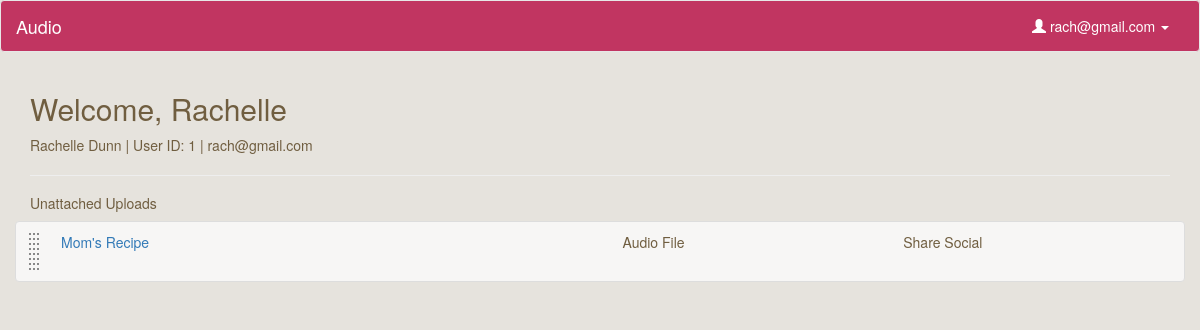
Before: /profile (signed in) with the older database file.
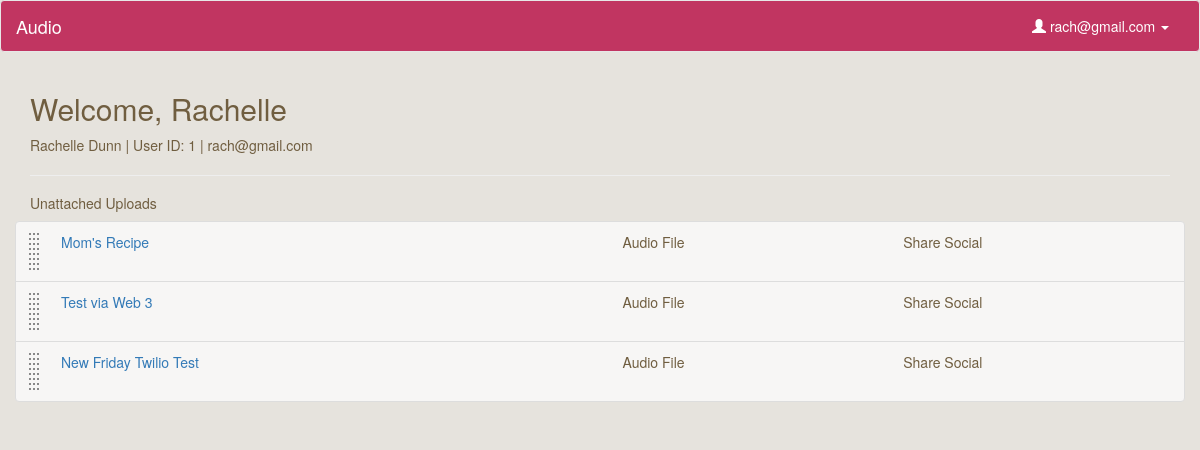
After: the same page with the newer database file.
### model.py (models this page shows, shortened)
class User(db.Model):
    __tablename__ = "Users"
    id = db.Column(db.Integer, autoincrement=True, primary_key=True)
    email = db.Column(db.String(100), nullable=False)
    password = db.Column(db.String(50), nullable=False)
    first_name = db.Column(db.String(50), nullable=False)
    last_name = db.Column(db.String(50), nullable=False)

class Upload(db.Model):
    __tablename__ = "Uploads"
    id = db.Column(db.Integer, autoincrement=True, primary_key=True)
    user_id = db.Column(db.Integer, db.ForeignKey('Users.id'), nullable=False)
    title = db.Column(db.String, nullable=False, default='Untitled')
    path = db.Column(db.String(50))
    mimetype = db.Column(db.String(50), default='wav') # wav, jpg, mp3
    datetime = db.Column(db.DateTime, default=db.func.now(), onupdate=db.func.now()) # set datetime to current timestamp
    transcript = db.Column(db.Text)
    user = db.relationship("User", backref=db.backref("uploads", order_by=id))

### server.py (the view)
@app.route('/profile')
def user_page():
	"""Show more information about the single user logged in."""
	if 'email' in session: # if logged in
		user_email = session['email']
		user = User.query.filter_by(email=user_email).first()
		user_uploads = user.uploads
		user_collections = user.collections
		user_cu = []
		for collection in user_collections:
			cu = collection.collectionsuploads
			for i in cu:
				user_cu.append(i.upload_id)
		singleuploads = []
		for i in user_uploads:
			if i.id not in user_cu:
				singleuploads.append(i)
		return render_template("profile.html", user=user, singleuploads=singleuploads)
	else:
		flash('You must be logged in to view files')
		return redirect('/login')

### templates/profile.html (shortened to what this page needs)
{% extends 'base.html' %}
{% block content %}
    <h2>Welcome, {{ user.first_name }}</h2>
    <p>{{ user.first_name }} {{ user.last_name }} | User ID: {{ user.id }} | {{ user.email }}</p>
    <hr>
    {% if singleuploads %}
    <h5>Unattached Uploads</h5>
    <div class="file-box">
        <ul class="list-group">
            {% for upload in singleuploads %}
                {% if upload.path %}
                    <li class="draggable upload list-group-item row" upload-id="{{ upload.id }}">
                        <div class="name col-sm-6"><a href="/listen/{{ upload.id }}">{{ upload.title }}</a></div>
                        <div class="type col-sm-3">Audio File</div>
                        <div class="share col-sm-3">Share Social</div>
                    </li>
                {% endif %}
            {% endfor %}
        </ul>
    </div>
    {% endif %}
{% endblock %}

### templates/base.html (shortened to what this page needs)
<!DOCTYPE html>
<html lang="en">
  <head>
    <link rel="stylesheet" href="https://maxcdn.bootstrapcdn.com/bootstrap/3.3.4/css/bootstrap.min.css">
    <link rel="stylesheet" href="/static/css/style.css"/>
    <link rel="stylesheet" href="https://ajax.googleapis.com/ajax/libs/jqueryui/1.11.4/themes/smoothness/jquery-ui.css">
  </head>
  <body>
    <nav class="navbar navbar-default">
      <div class="container-fluid">
        <div class="navbar-header">
          <a class="navbar-brand" href="/">Audio</a>
        </div>
        <div class="collapse navbar-collapse" id="bs-example-navbar-collapse-1">
          <ul class="nav navbar-nav navbar-right">
            {% if 'email' in session %}
              <li class="dropdown">
                <a href="#" class="dropdown-toggle" data-toggle="dropdown" role="button" aria-expanded="false"><span class="glyphicon glyphicon-user" aria-hidden="true"></span> {{ session['email'] }} <span class="caret"></span></a>
              </li>
            {% else %}
              <li><a href="/login">Login</a></li>
              <li><a href="/signup">Sign Up</a></li>
            {% endif %}
          </ul>
        </div>
      </div>
    </nav>
    <div class="container">
    	{% block content %}{% endblock %}
    </div>
  </body>
</html>

### static/css/style.css (style rules this page uses)
.navbar-default { background-color: #C13561; color: #fff; }
.navbar-default a, .navbar-default .navbar-brand, .navbar-default .navbar-nav>li>a { color: #fff; }
body { background-color: #E6E3DD; color: #705E40; }
.draggable { background: url('/static/img/drag-drop.png') no-repeat 10px center rgba(255,255,255,0.7); clear: both; display: block; min-height: 61px; padding-left: 30px; }

Changed rows visible on the page:
added Upload: title "Test via Web 3"
added Upload: title "New Friday Twilio Test"
